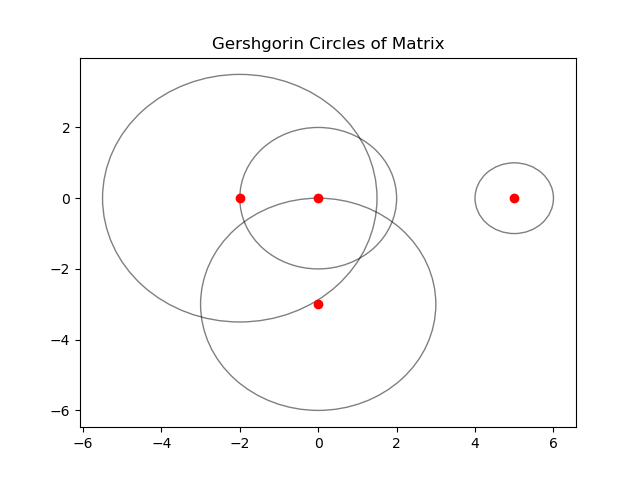

Here is the Python script that generated this plot:
# Plotting Gershgorin Circles for any square matrix
from matplotlib.patches import Circle
import matplotlib.pyplot as plt
from math import sqrt
import numpy as np

# example matrix, each entity can be complex number
A = np.array([[5, 0, 0, -1],
              [1, 0, -1, 0],
              [-1.5, 1, -2, 1],
              [-1, 1, 1, -3j]
             ],dtype='complex')

# begin plotting figure
fig = plt.figure()
ax = fig.add_subplot(111)

# Circle: |A[i,i]-z| <= sum(|A[i,j]| for j in range(n) and j != i)
for i in range(A.shape[0]):
    real = A[i,i].real    # each complex's real part
    imag = A[i,i].imag    # each complex's image part

    # calculate the radius of each circle
    radius = -sqrt(A[i,i].real**2+A[i,i].imag**2)
    for j in range(A.shape[0]):
        radius += sqrt(A[i,j].real**2+A[i,j].imag**2)

    # add the circle to the  figure and plot the center of the circle
    cir = Circle(xy = (real,imag), radius=radius, alpha=0.5, fill=False)
    ax.add_patch(cir)
    x, y = real, imag
    ax.plot(x, y, 'ro')

# title
plt.title("Gershgorin Circles of Matrix")

# show the figure which can be used for analyse eigenvalues of the matrix
plt.show()
